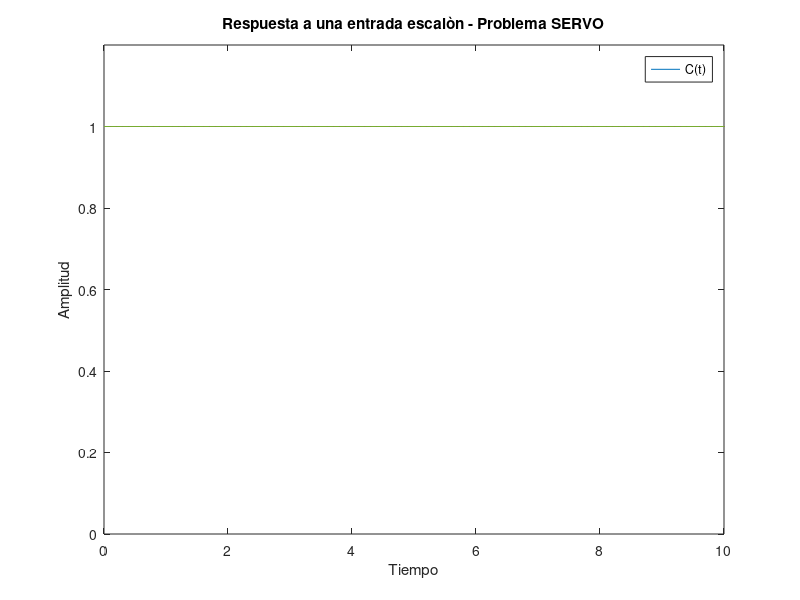
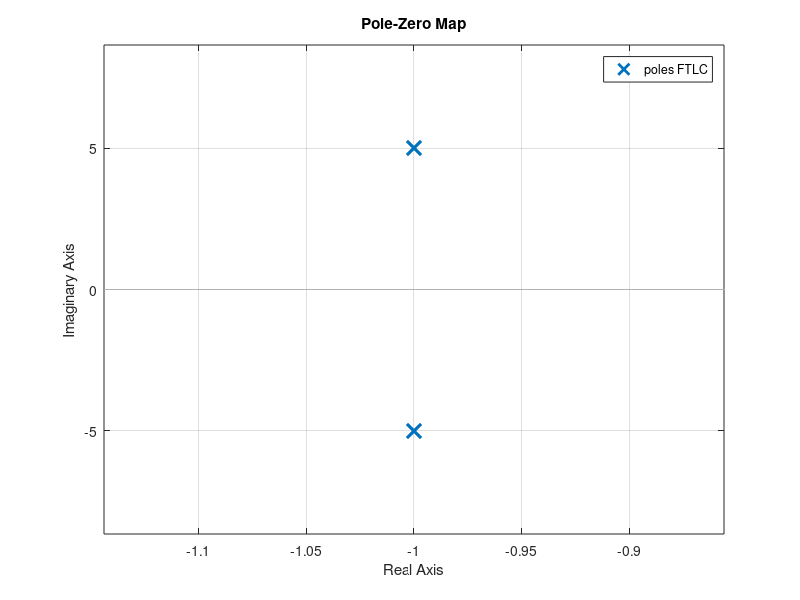

Write the MATLAB code that produced these figures, in order.
%% Problema servo

%Defino numerador y deno9minador

num = [18];
den = [1 2 26];

%El error està entre el 1 y lo de arriba

% 1 - 0.692 = 0.308 (Error)

FTLC = tf(num, den);

%El 1 es por ser una entrada escalòn
figure(1);
hold on;
step(FTLC);

%Creo la funciòn de 'unos', con 201 unos. Es un vector 
%con 201 unos
u = ones(201);

%Defino el intervalo de 0  a 20,  con intervalos de 0.1
t = 0:0.1:20;

%Grafico
plot(t, u);

title('Respuesta a una entrada escalòn - Problema SERVO');
ylabel('Amplitud');
xlabel('Tiempo');
legend('C(t)');




figure(2);
pzmap(FTLC);


%% Problema regulador

num = [9];
den = [1 2 26];

FTLC = tf(num, den);

figure(1);
hold on;
step(FTLC);

u = ones(201);

%El error està entre el grafiquito y lo de abajo.

%Error = -0.346 porque se pasò, por eso es negativo.
%Aca R vale 0!!!!!

t = 0:0.1:20;

plot(t, u);

title('Respuesta a una entrada escalòn - Problema SERVO');
ylabel('Amplitud');
xlabel('Tiempo');
legend('C(t)');
xlim([0 10]);
ylim([0 1.2]);

figure(2);
pzmap(FTLC);

